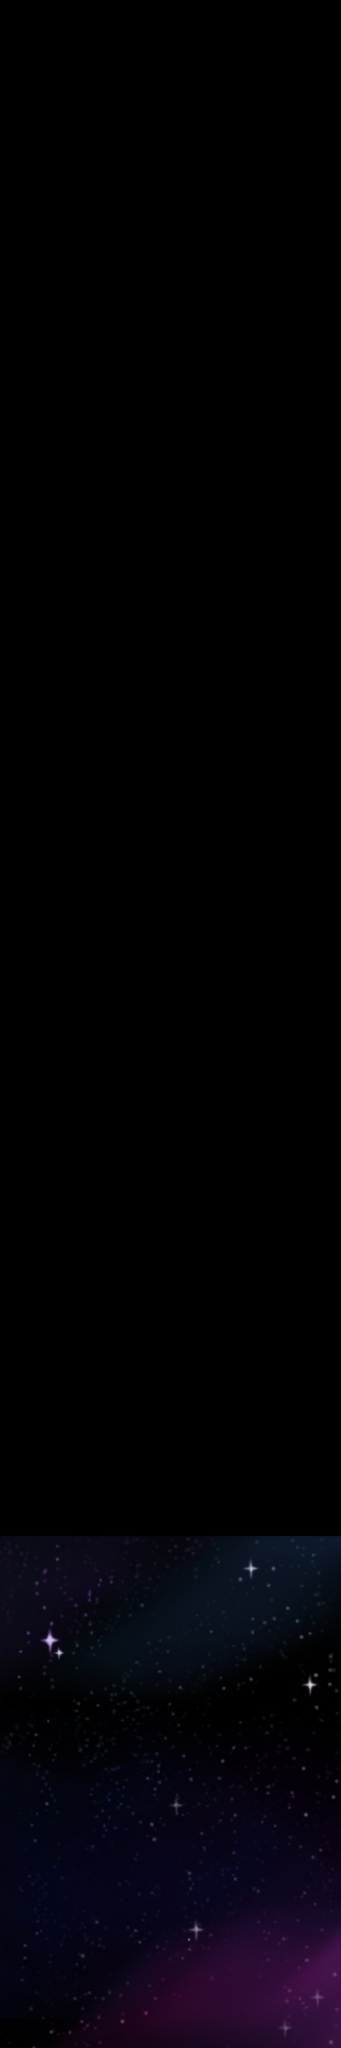

This is a level from a 2D game, rendered from its Tiled map with the project's own tilesets. A one-line summary and the complete map file follow:
An orthogonal 2x12 tile map with 320x320 px tiles, 1 tile layer (Tile Layer 1), 4 tilesets and 8 objects (3x Asteroid, Planet 1, Planet 2, Planet 3, Planet 4, ...).

<map version="1.0" orientation="orthogonal" renderorder="right-down" width="2" height="12" tilewidth="320" tileheight="320" nextobjectid="10">
 <tileset firstgid="1" name="Background" tilewidth="320" tileheight="320" tilecount="6" columns="2">
  <image source="Background.png" width="640" height="960" />
 </tileset>
 <tileset firstgid="7" name="Planet 2" tilewidth="320" tileheight="320" tilecount="1" columns="1">
  <image source="Planet 2.png" width="420" height="420" />
 </tileset>
 <tileset firstgid="8" name="Planets" tilewidth="320" tileheight="320" tilecount="8" columns="4">
  <image source="Planets.png" width="1280" height="640" />
 </tileset>
 <tileset firstgid="16" name="Spacestation-v2" tilewidth="320" tileheight="320" tilecount="1" columns="1">
  <image source="Spacestation-v2.png" width="600" height="600" />
 </tileset>
 <layer name="Tile Layer 1" width="2" height="12">
  <data encoding="csv">
0,0,
0,0,
0,0,
0,0,
0,0,
0,0,
0,0,
0,0,
0,0,
1,2,
3,4,
5,6
</data>
 </layer>
 <objectgroup name="Objects">
  <object id="1" name="Planet 1" gid="8" x="-210" y="3022" width="516" height="494" />
  <object id="2" name="Planet 2" gid="9" x="478" y="3508" width="370" height="374" />
  <object id="3" name="Planet 3" gid="10" x="320" y="2420" width="348" height="340" />
  <object id="4" name="Planet 4" gid="9" x="480.208" y="1729.85" width="566" height="624" rotation="-132.774" />
  <object id="6" name="Planet 5" gid="11" x="298.054" y="1125.32" width="567.184" height="530.798" rotation="-2.4587" />
  <object id="7" name="Asteroid" gid="14" x="-64" y="758" width="320" height="320" />
  <object id="8" name="Asteroid" gid="14" x="349.608" y="776.119" width="185.908" height="196.148" rotation="-42.8746" />
  <object id="9" name="Asteroid" gid="14" x="-26" y="470" width="194" height="202" />
 </objectgroup>
</map>
